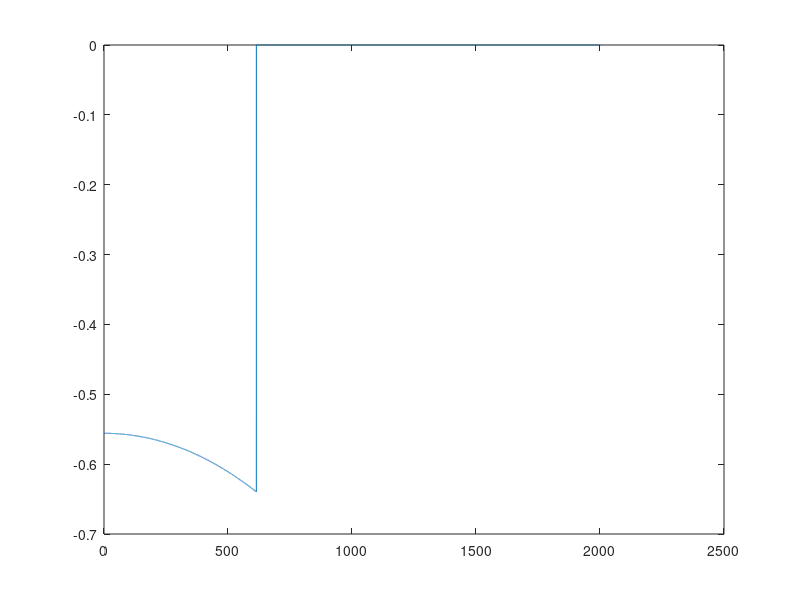

Source code (MATLAB): (Note: this script raises an error after producing the figure.)
function sirius_dipole_model_study

btype = 'b2';

if (strcmpi(btype,'b1'))
    data = importdata('b1_field_on_trajectory.txt');
    b_length = 828.080;  % [mm]
    b_angle  = 2.76654;  % [deg]
elseif strcmpi(btype, 'b2')
    data = importdata('b2_field_on_trajectory.txt');
    b_length = 1228.262; % [mm]
    b_angle  = 4.10351;  % [deg]
elseif strcmpi(btype, 'b3')
    data = importdata('b3_field_on_trajectory.txt');
    b_length =  428.011; % [mm]
    b_angle  =  1.42995; % [ang]
end
    
%data = importdata('field_on_trajectory.txt');

s    = data.data(:,1);
by   = data.data(:,6);

plot(s, by);
[beta,gamma,b_rho] = lnls_beta_gamma(3.0);

nrpts     = 10;
len       = (b_length/nrpts/2) * ones(1,nrpts); 
sseg      = [0, cumsum(len)];

len = zeros(1,length(sseg)-1);
ang = zeros(1,length(sseg)-1);
for i=1:length(sseg)-1
    s1 = sseg(i); s2 = sseg(i+1);
    by1 = interp1(s,by,s1);
    by2 = interp1(s,by,s2);
    sel = (s >= s1) & (s <= s2);
    s_sel  = [s1; s(sel); s2];
    by_sel = [by1; by(sel); by2];
    len(i) = s2 - s1;
    ang(i) = trapz(s_sel/1000, by_sel)/b_rho;
    %ang(i) = trapz(s(sel)/1000, by(sel))/b_rho;
end

int_ang = abs(sum(ang) * 2 * 180/pi);
fprintf('(%f/%f) * \n', b_angle, int_ang);

%ang = ang * (b_angle / int_ang);

int_ang = sum(ang) * 2 * 180/pi;
ang = ang / sum(ang) / 2;


fprintf(['dip_nam = ''', upper(btype), ''';\n']);
fprintf(['dip_len = ', num2str(b_length/1000, '%.6f'), ';\n']);
fprintf(['dip_ang = ', num2str(b_angle, '%.6f'), ' * (pi/180);\n']);
fprintf(['dip_K   = -0.78;\n','']);
fprintf(['dip_S   =  0.0;\n','']);
fprintf(['h', num2str(1, '%02i'), ' = rbend_sirius(dip_nam, dip_len/', num2str(2*length(len)), ', ', num2str(ang(end), '%.10f'), ' * dip_ang, 1*dip_ang/2, 0*dip_ang/2, 0, 0, 0, [0 0 0], [0 dip_K dip_S], bend_pass_method);\n']);
for i=2:length(len)
    fprintf(['h', num2str(i, '%02i'), ' = rbend_sirius(dip_nam, dip_len/', num2str(2*length(len)), ', ', num2str(ang(length(len)+1-i), '%.10f'), ' * dip_ang, 0*dip_ang/2, 0*dip_ang/2, 0, 0, 0, [0 0 0], [0 dip_K dip_S], bend_pass_method);\n']);
end
for i=1:length(len)-1
    fprintf(['h', num2str(length(len)+i, '%02i'), ' = rbend_sirius(dip_nam, dip_len/', num2str(2*length(len)), ', ', num2str(ang(i), '%.10f'), ' * dip_ang, 0*dip_ang/2, 0*dip_ang/2, 0, 0, 0, [0 0 0], [0 dip_K dip_S], bend_pass_method);\n']);
end
fprintf(['h', num2str(2*length(len), '%02i'), ' = rbend_sirius(dip_nam, dip_len/', num2str(2*length(len)), ', ', num2str(ang(end), '%.10f'), ' * dip_ang, 0*dip_ang/2, 1*dip_ang/2, 0, 0, 0, [0 0 0], [0 dip_K dip_S], bend_pass_method);\n']);

str = [upper(btype), '      =  ['];
for i=1:length(len)
    str = [str, ['h', num2str(i, '%02i'), ', ']];
end
str = [str, 'm', btype, ', '];
for i=1:length(len)
    str = [str, ['h', num2str(length(len)+i, '%02i'), ', ']];
end
str = [str, '];\n'];
fprintf(str);


